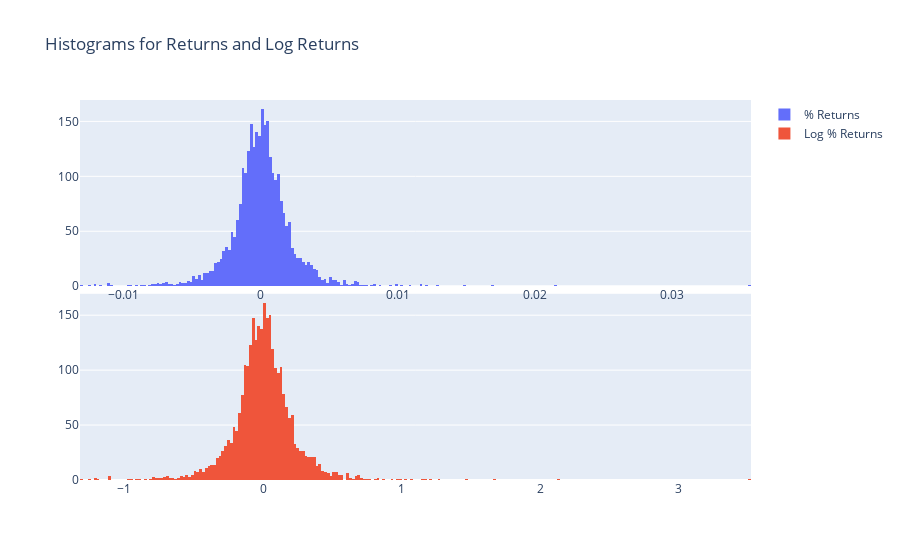

Notebook cell for this chart:
### Code cell
# Assuming `df` is your DataFrame
fig = make_subplots(rows=2, cols=1, shared_xaxes=False, vertical_spacing=0.02)

# Add histogram for the first column
fig.add_trace(go.Histogram(x=df['pcnt_change'], name='% Returns'), row=1, col=1)

# Add histogram for the second column
fig.add_trace(go.Histogram(x=df['log_pcnt_change'], name='Log % Returns'), row=2, col=1)

fig.update_layout(title='Histograms for Returns and Log Returns')
fig.show()

### Figure 1 — Plotly figure (JSON) as saved in the notebook; plotly's stock layout.template omitted (floating-point values rounded to 4 significant figures; data arrays with more than 128 entries replaced by an {"elided": "..."} marker saying what was removed)
{"data": [{"name": "% Returns", "type": "histogram", "x": {"elided": "2880 float values"}, "xaxis": "x", "yaxis": "y"}, {"name": "Log % Returns", "type": "histogram", "x": {"elided": "2880 float values"}, "xaxis": "x2", "yaxis": "y2"}], "layout": {"title": {"text": "Histograms for Returns and Log Returns"}, "xaxis": {"anchor": "y", "domain": [0, 1]}, "xaxis2": {"anchor": "y2", "domain": [0, 1]}, "yaxis": {"anchor": "x", "domain": [0.51, 1]}, "yaxis2": {"anchor": "x2", "domain": [0, 0.49]}}}
